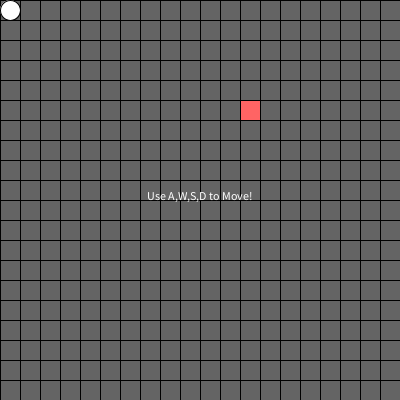
Frame 1 (no input)
Frame 60 (the mouse pressed at the canvas centre just before this capture): identical to frame 1, image omitted
Frame 120 (the mouse held since frame 60 and released just before this capture): identical to frame 1, image omitted

The Processing sketch that drew this single still picture (run headless with seeded random() and noise(); from frame 60 on, the mouse is pressed at the canvas centre):

// Processing sketch: processing_125583
// ── processing_125583.pde


ArrayList snake;
SnakePart head;
SnakeFood food;
char direction;
boolean gameOver;

void setup() {
  size(400, 400);
  smooth();
  textAlign(CENTER);
  loop();
  frameRate(8);
  snake  = new ArrayList();
  snake.add(new SnakePart(0, 0));
  head = (SnakePart)snake.get(0);
  food = new SnakeFood();


  gameOver = false;
  direction = ' ';
}

void draw() {
  drawGameElements();
  moveBody();
  moveHead();
  if (!gameOver)checkGameOver();
  //Check if the snake ate the food
  if (dist(head.x, head.y, food.x, food.y) < 5) {
    food = new SnakeFood();
    snake.add(new SnakePart(head.x, head.y));
  }
}

void mousePressed() {
  if (gameOver) {
    setup();
  }
}

void drawGameElements() {
  // Draw everything to the screen.
  background(100);
  for(int x = 0; x <= width; x += 20){
    line(x,0,x,height);
  }
  for(int y = 0; y <= height; y += 20){
    line(0,y,width,y);
  }
  
  
  food.display();
  for (int i = 0; i < snake.size(); i++) {
    SnakePart sp = (SnakePart)snake.get(i);
    sp.display();
  }
  // Tell people what to do if at the beginning of the game:
  if (direction == ' ') text("Use A,W,S,D to Move!", width/2, height/2);
}

void keyPressed() {
  if (key == 'a' || key == 'A') direction = 'w';
  if (key == 'd' || key == 'D') direction = 'e';
  if (key == 'w' || key == 'W') direction = 'n';
  if (key == 's' || key == 'S') direction = 's';
}

void moveHead() {
  switch(direction) {
  case 'n':
    head.y -= 20;
    break;
  case 's':
    head.y += 20;
    break;
  case 'e':
    head.x += 20;
    break;
  case 'w':   
    head.x -= 20;
    break;
  }
}

void moveBody() {
  for (int i = snake.size()-1; i > 0; i--) {
    SnakePart front = (SnakePart)snake.get(i-1);
    SnakePart back = (SnakePart)snake.get(i);
    back.x = front.x;
    back.y = front.y;
  }
}

void checkGameOver() {
  for (int i = 1; i < snake.size(); i++) {
    SnakePart sp = (SnakePart)snake.get(i);
    if (dist(head.x, head.y, sp.x, sp.y) < 5) {
      text("GAME OVER!", width/2, height/2);
      gameOver = true;
      noLoop();
    }
  }
  if (head.x < 0 || head.x > width || head.y < 0 || head.y > height) {
    text("GAME OVER!", width/2, height/2);
    gameOver = true;
    noLoop();
  }
}





class SnakeFood{
  
  int x,y;
  
  SnakeFood(){
    x = int(random(width/20))*20;
    y = int(random(height/20))*20;
  }
  
  void display(){
    fill(255,100,100);
    rect(x,y,20,20);   
  }
}
class SnakePart{
  
  int x,y;
  
  SnakePart(int newX, int newY){
    x = newX;
    y = newY;
  }
  
  void display(){
    fill(255);
    ellipseMode(CORNER);
    ellipse(x,y,20,20);   
  }
}
